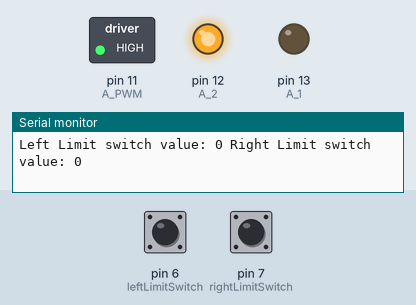
Simulated run of this sketch. Board: Arduino Uno, built with avr-gcc and run on an emulated ATmega328P. On the bench: switched loads named in the sketch (green lamp = pin HIGH), output pins drawn as LEDs (lit = HIGH), the last lines printed to the serial monitor. Inputs (shaded band) come from the test bench; at power-on: pin 6 (leftLimitSwitch) HIGH, pin 7 (rightLimitSwitch) HIGH. At 1.9 s the program stops and its outputs stay as they are.

Above: at 1.2 s.
1.3 s: pin 6 (leftLimitSwitch) pulsed LOW 2 times (0.12 s each, 0.3 s apart)
At 2.4 s:
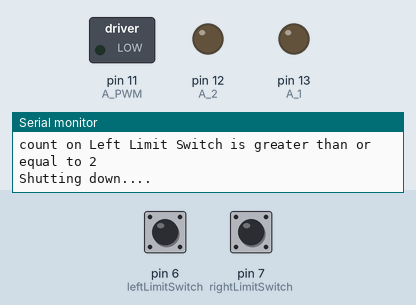
Timing chart, 0 to 3.4 s (numbered marks = the images above; inputs shaded):
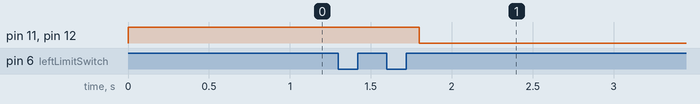

The sketch:

MotorTestCodeSRTSwitches.ino
```cpp
/*
 * Motor Test Code with SRT switches
 *
 * Author: Jonathan Hasan
 * Date: 6/24/2021
 *
 * Updated : 6/28/2021 Time: 11:45 AM
 * UPdated: 4/22/2022
 *
 * Purpose:
 *
 * Create a script that will allow for the running of the motor with arduino, pololu chip
 * tsiny motor and the two limit switches on the SRT
 *
 *
 * Instructions:
 *
 *Construct the circuit, install the limit switches, setup the motor and dc supply and then run the code.
 */


//initialize pins for the motor

int A_1 = 13;       //These pins out put forward, reverse and the
int A_2 = 12;        //pulse width to the Pololu chip.
int A_PWM = 11;

//pins for Left ( activates in CCW direction) and right (activates in CW direction) switch
int leftLimitSwitch = 6;
int rightLimitSwitch = 7;

//initialize variables


//instantiate state variables
int last_state1 = 0;
int last_state2 = 0;


// Instantiate count variables. For some odd reason, the count increments right away at the beginning.
//Decided to set the variable to -1 so that it would go up to 0. Not sure what is causing it.
int leftLimitSwitch_count = -1;
int rightLimitSwitch_count = -1;

int val = 255;


void setup() {
  // put your setup code here, to run once:

  Serial.begin(9600);         //Begin Serial connection.

  pinMode(A_1, OUTPUT);       //Initialize output pins.
  pinMode(A_2, OUTPUT);
  pinMode(A_PWM, OUTPUT);

  digitalWrite(A_1, LOW);     //Write output pins low so the
  digitalWrite(A_2, LOW);     //motors are off when the
  analogWrite(A_PWM, LOW);   //Arduino is turned on.

//1. Uncomment below line when count_pin is instantiated
//  pinMode(count_pin, INPUT_PULLUP);  //Initialize sensor pins.

// Uncomment below lines when forward_pin and reverse_pin are instantiated
  pinMode(leftLimitSwitch, INPUT_PULLUP);
  pinMode(rightLimitSwitch, INPUT_PULLUP);


}

void loop() {

//print both the Right and left limit switch values

Serial.println("Left Limit switch value: " + String(leftLimitSwitch_count) + " " + "Right Limit switch value: " + String(rightLimitSwitch_count));

// Condition for the running of the  motor.

//if forward or reverse count greater than >= 1, stop the motor.
  if(leftLimitSwitch_count >= 2  || rightLimitSwitch_count >= 2){
    digitalWrite(A_1, LOW);
    digitalWrite(A_2, LOW);
    digitalWrite(A_PWM, LOW);

    //if count for either forward or reverse exceeds 2, end the serial stream.
    if(leftLimitSwitch_count >=2){
      Serial.println("count on Left Limit Switch is greater than or equal to 2");
    }
    else{
      Serial.println("count on Right Limit Switch is greater than or equal to 2");
    }
    Serial.println("Shutting down....");
    Serial.end();
  }
// else Start motor in forward direction with 50% duty cycle
  else{digitalWrite(A_1, LOW);
  digitalWrite(A_2, HIGH);
  digitalWrite(A_PWM, round(val/2));
   }


  //read the pin for switches
  int sensorVal1 = digitalRead(leftLimitSwitch);
  int sensorVal2 = digitalRead(rightLimitSwitch);


  //check if the state of pins 8, 9 is equal to the sensor value state.
  //If it is, don't increment count. If not, change value and increase by 1.
  if(last_state1 != sensorVal1){
    if (sensorVal1 == HIGH) {
      //digitalWrite(5, LOW);
      leftLimitSwitch_count += 1;
  }  else {
      //digitalWrite(5, HIGH);
      leftLimitSwitch_count += 0;
    }
  }

  if(last_state2 != sensorVal2){
    if (sensorVal2 == HIGH) {
      //digitalWrite(4, LOW);
      rightLimitSwitch_count += 1;
  }  else {
      //digitalWrite(4, HIGH);
      rightLimitSwitch_count += 0;
    }
  }


  //change state to recent state and print count
  last_state1 = sensorVal1;
  last_state2 = sensorVal2;


}
```

Measured:
- after the input at 1.3 s, pin 11 (A_PWM), pin 12 (A_2): HIGH → LOW after 0.50 s
